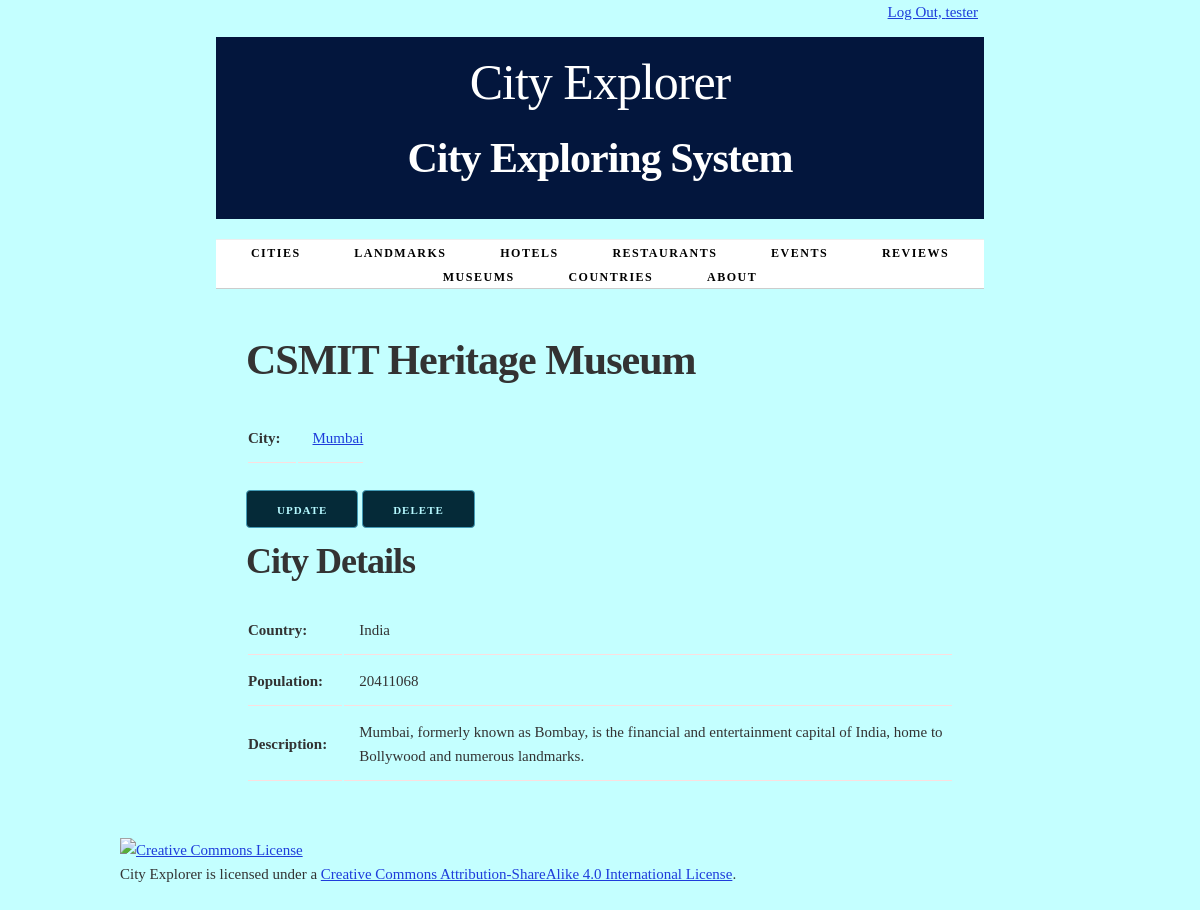
Screenshot of /museum/5/ (signed in) with the database file from the repository.
### cities/models.py (models this page shows, shortened)
class Museum(models.Model):
    city = models.ForeignKey(City, on_delete=models.CASCADE)
    name = models.CharField(max_length=100, unique=True)
    class Meta:
        ordering = ['name']

class City(models.Model):
    name = models.CharField(max_length=100, unique=True)
    country = models.CharField(max_length=100)
    population = models.IntegerField()
    description = models.TextField(blank=True)
    def get_absolute_url(self):
        return reverse('city-detail', args=[str(self.id)])
    class Meta:
        verbose_name_plural = "cities"
        ordering = ['name']

### cities/views.py (the view)
class MuseumDetail(LoginRequiredMixin, PermissionRequiredMixin, View):
    permission_required = 'cities.view_museum'
    permission_required = 'cities.add_museum'
    permission_required = 'cities.change_museum'
    permission_required = 'cities.delete_museum'
    def get(self, request, museum_id):
        museum = get_object_or_404(Museum, pk=museum_id)
        return render(request, 'cities/museum_detail.html', {'museum': museum})

### cities/templates/cities/museum_detail.html (shortened to what this page needs)
{% extends 'cities/base.html' %}
{% block content %}
    <h2>{{ museum.name }}</h2>
    <section>
        <table>
            <tr>
                <th>City:</th>
                <td><a href="{{ museum.city.get_absolute_url }}">{{ museum.city.name }}</a></td>
            </tr>
        </table>
    </section>
     <section>
     {%  if perms.cities.change_museum %}
        <a href="{% url 'update-museum' museum.id %}"class="button button-primary">Update</a>
     {% endif %}
     {%  if perms.cities.delete_museum %}
        <a href="{% url 'delete-museum' museum.id %}"class="button button-primary">Delete</a>
     {% endif %}
    </section>
<section>
    <h3>City Details</h3>
    <table>
        <tr>
            <th>Country:</th>
            <td>{{ museum.city.country }}</td>
        </tr>
        <tr>
            <th>Population:</th>
            <td>{{ museum.city.population }}</td>
        </tr>
        {% if museum.city.description %}
            <tr>
                <th>Description:</th>
                <td>{{ museum.city.description }}</td>
            </tr>
        {% endif %}
    </table>
</section>
{% endblock %}

### cities/templates/cities/base.html (shortened to what this page needs)
{% load static %}
<!DOCTYPE html>
<html lang="en">
<head>
    <link rel="stylesheet" type="text/css" href="{% static 'cities/normalize.css' %}">
    <link rel="stylesheet" type="text/css" href="{% static 'cities/skeleton.css' %}">
    <link rel="stylesheet" type="text/css" href="{% static 'cities/style.css' %}">
</head>
<div class="container">
    <div class="status row">
        <div class="offset-by-eight four columns">
            <ul class="inline">
                {% if user.is_authenticated %}
                    <li><a href="{% url 'logout_urlpattern' %}">
                        Log Out, {{ user.get_username }}</a></li>
                {% else %}
                    <li><a href="{% url 'login_urlpattern' %}">
                        Log In</a></li>
                {% endif %}
            </ul>
        </div>
    </div>
<body>
    <div class="container">
        <header class="row">
            <div class="offset-by-one ten columns">
                <h1>City Explorer</h1>
                <h2>City Exploring System</h2>
            </div>
        </header>
        <nav>
            <ul>
                {% if perms.cities.view_city %}
                <li>
                    <a href="{% url 'cities_city_list_urlpattern' %}">
                        Cities</a></li>
                {% endif %}
                {% if perms.cities.view_landmark %}
                <li>
                    <a href="{% url 'cities_landmark_list_urlpattern' %}">
                        Landmarks</a></li>
                 {% endif %}
                {% if perms.cities.view_hotel %}
                <li>
                    <a href="{% url 'cities_hotel_list_urlpattern' %}">
                        Hotels</a></li>
                {% endif %}
                {% if perms.cities.view_restaurant %}
                <li>
                    <a href="{% url 'cities_restaurant_list_urlpattern' %}">
                        Restaurants</a></li>
                {% endif %}
                {% if perms.cities.view_event %}
                <li>
                    <a href="{% url 'cities_event_list_urlpattern' %}">
                        Events</a></li>
                {% endif %}
                {% if perms.cities.view_review %}
                <li>
                    <a href="{% url 'cities_review_list_urlpattern' %}">
                        Reviews</a></li>
                {% endif %}
                {% if perms.cities.view_museum %}
                <li>
                    <a href="{% url 'cities_museum_list_urlpattern' %}">
                        Museums</a></li>
                {% endif %}
                {% if perms.cities.view_country %}
                <li>
                    <a href="{% url 'cities_country_list_urlpattern' %}">
                        Countries</a></li>
                {% endif %}
                <li>
                     <a href="{% url 'about_urlpattern' %}">
                        About</a>
                </li>
            </ul>
        </nav>
        <main>
            {% block content %}{% endblock %}
        </main>
</div>
</body>
</html>
<footer>
    <p>
        <a rel="license" href="http://creativecommons.org/licenses/by-sa/4.0/">
            <img alt="Creative Commons License" style="border-width:0"
                 src="https://i.creativecommons.org/l/by-sa/4.0/88x31.png"/>
        </a><br/>
        <span xmlns:dct="http://purl.org/dc/terms/" property="dct:title">City Explorer</span>
        is licensed under a
        <a rel="license" href="http://creativecommons.org/licenses/by-sa/4.0/">Creative Commons Attribution-ShareAlike
            4.0 International License</a>.
    </p>
</footer>
</body>
</html>

### cities/static/cities/skeleton.css (style rules this page uses)
.container { position: relative; width: 100%; max-width: 960px; margin: 0 auto; padding: 0 20px; box-sizing: border-box; }
.column, .columns { width: 100%; float: left; box-sizing: border-box; }
@media (min-width: 400px) { .container { width: 85%; padding: 0; } }
@media (min-width: 550px) { .container { width: 80%; } }
@media (min-width: 550px) { .column, .columns { margin-left: 4%; } }
@media (min-width: 550px) { .column:first-child, .columns:first-child { margin-left: 0; } }
@media (min-width: 550px) { .four.columns { width: 30.6666666667%; } }
@media (min-width: 550px) { .ten.columns { width: 82.6666666667%; } }
@media (min-width: 550px) { .offset-by-one.column, .offset-by-one.columns { margin-left: 8.66666666667%; } }
@media (min-width: 550px) { .offset-by-eight.column, .offset-by-eight.columns { margin-left: 69.3333333333%; } }
html { font-size: 62.5%; }
body { font-size: 1.5em; line-height: 1.6; font-weight: 400; font-family: "Raleway", "HelveticaNeue", "Helvetica Neue", Helvetica, Arial, sans-serif; color: #222; }
h1, h2, h3, h4, h5, h6 { margin-top: 0; margin-bottom: 2rem; font-weight: 300; }
h1 { font-size: 4.0rem; line-height: 1.2; letter-spacing: -0.1rem; }
h2 { font-size: 3.6rem; line-height: 1.25; letter-spacing: -0.1rem; }
h3 { font-size: 3.0rem; line-height: 1.3; letter-spacing: -0.1rem; }
@media (min-width: 550px) { h1 { font-size: 5.0rem; } }
@media (min-width: 550px) { h2 { font-size: 4.2rem; } }
@media (min-width: 550px) { h3 { font-size: 3.6rem; } }
p { margin-top: 0; }
a { color: #1e3ddb; }
.button, button, input[type="submit"], input[type="reset"], input[type="button"] { display: inline-block; height: 38px; padding: 0 30px; color: #555; text-align: center; font-size: 11px; font-weight: 600; line-height: 38px; letter-spacing: 0.1rem; text-transform: uppercase; text-decoration: none; white-space: nowrap; background-color: transparent; border-radius: 4px; border: 1px solid #bbb; cursor: pointer; box-sizing: border-box; }
.button.button-primary, button.button-primary, input[type="submit"].button-primary, input[type="reset"].button-primary, input[type="button"].button-primary { color: #b6f9ff; background-color: #052a38; border-color: #439bb6; }
ul { list-style: circle inside; }
ol, ul { padding-left: 0; margin-top: 0; }
li { margin-bottom: 1rem; }
th, td { padding: 12px 15px; text-align: left; border-bottom: 1px solid #fcdede; }
th:first-child, td:first-child { padding-left: 0; }
th:last-child, td:last-child { padding-right: 0; }
button, .button { margin-bottom: 1rem; }
pre, blockquote, dl, figure, table, p, ul, ol, form { margin-bottom: 2.5rem; }
.container:after, .row:after, .u-cf { content: ""; display: table; clear: both; }

### cities/static/cities/style.css (style rules this page uses)
html { height: 100%; background-color: #555; }
body { background-color: white; }
header h1 { display: inline-block; font-weight: normal; font-style: normal; width: 100%; margin-top: 0; padding-top: 0; }
nav { border-top: 1px solid #eee; width: 100%; border-bottom: 1px solid #eee; margin: 0 0 1em; padding: 0; }
nav ul { margin: 0; padding: 1em 0; list-style-type: none; text-align: center; }
nav ul li { display: inline; padding: 0; margin: 0 0.25em; font-weight: 600; text-transform: uppercase; text-align: center; font-size: 1rem; letter-spacing: .10rem; }
@media (min-width: 400px) { nav ul li { letter-spacing: .15rem; font-size: 1.2rem; margin: 0 0.5em; } }
@media (min-width: 550px) { nav ul li { margin: 0 0.75em; } }
nav ul li a { color: #555; text-decoration: none; background-color: transparent; cursor: pointer; }
.inline { list-style-type: none; padding: 0; margin: 0 0 -0.5em; }
.inline li { display: inline; }

### cities/templates/cities/base.html (style rules this page uses)
body { font-family: Baskerville, serif; line-height: 1.6; color: #333; background-color: #c4ffff; }
h1, h2, h3 { font-weight: 600; }
header { background-color: #03163d; padding: 1em 0; text-align: center; color: white; }
nav { background-color: #ffffff; border-bottom: 1px solid #ccc; }
nav ul { list-style-type: none; margin: 0; padding: 0; text-align: center; }
nav ul li { display: inline-block; margin: 0 10px; }
nav ul li a { color: #000000; text-decoration: none; padding: 10px 15px; border-radius: 4px; transition: background-color 0.3s ease; }
main { padding: 2em; }
.row { margin-bottom: 20px; }
.four.columns { text-align: center; }

### rows the page displays
Museum: name "CSMIT Heritage Museum", city.name "Mumbai", city.country "India", city.population "20411068", city.description "Mumbai, formerly known as Bombay, is the financial and entertainment capital of India, home to Bollywood and numerous landmarks."

### other values shown
{{ user.get_username }} "tester"
